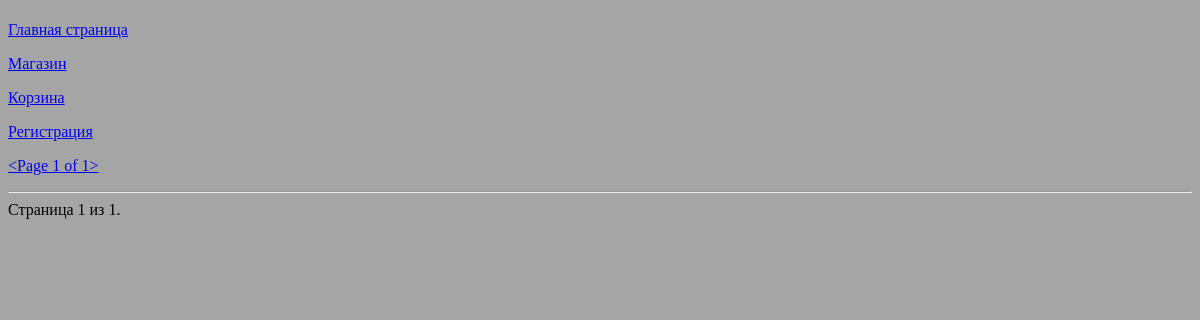
Before: /news/?page=2 with the older database file.
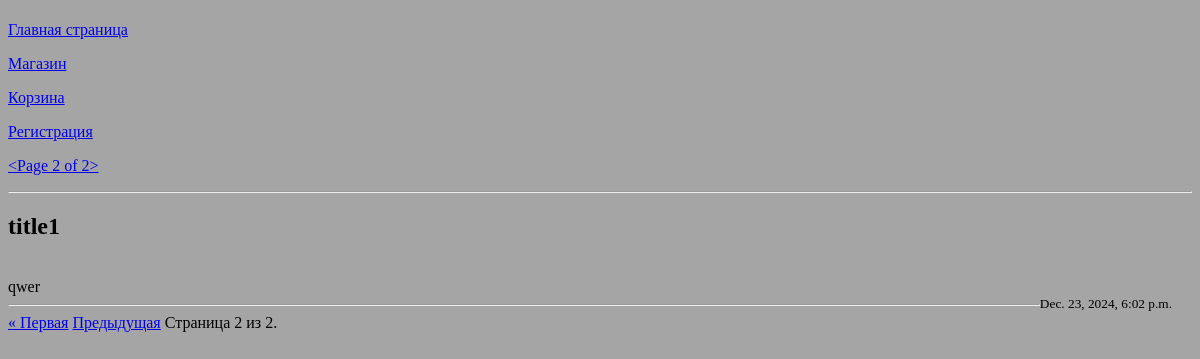
After: the same page with the newer database file.
### task1/models.py (models this page shows, shortened)
class New(models.Model):
    title = models.CharField(max_length=50)
    content = models.TextField()
    date = models.DateTimeField(auto_now_add=True)

### task1/views.py (the view)
# urls.py: path('news/', new_func),
def new_func(request):
    games = 'Магазин'
    carts = 'Корзина'
    home = 'Главная страница'
    reg = 'Регистрация'
    new = New.objects.all().order_by('-date')
    paginator = Paginator(new, 5)
    page_nember = request.GET.get('page')
    news = paginator.get_page(page_nember)
    context1 = {
        'news': news,
        'games': games,
        'carts': carts,
        'home': home,
        'reg': reg,
    }
    return render(request, 'task1/news.html', context1)

### task1/templates/task1/news.html (shortened to what this page needs)
{% extends 'task1/menu.html' %}
{% block navigation %}{{ block.super }}{% endblock %}
{% block content %}
    <hr>
    {% for new in news %}
        <h2>{{ new.title }}</h2>
        <br>
        {{ new.content }}
        <br>
        <small style="float: right; margin-right: 20px;">{{ new.date }}</small>
        <hr>
    {% endfor %}
    <div class="pagination">
        <span class="step-links">
            {% if news.has_previous %}
                <a href="?page=1">&laquo; Первая</a>
                <a href="?page={{ news.previous_page_number }}">Предыдущая</a>
            {% endif %}
            <span class="current">
                Страница {{ news.number }} из {{ news.paginator.num_pages }}.
            </span>
        </span>
    </div>
{% endblock %}

Changed rows visible on the page:
added New: title "title1", content "qwer", date "Dec. 23, 2024, 6:02 p.m."
Other visible differences:
{{ news }}: "<Page 1 of 1>" → "<Page 2 of 2>"
{{ news.number }}: "1" → "2"
{{ news.paginator.num_pages }}: "1" → "2"
text now shown: "« Первая Предыдущая"
